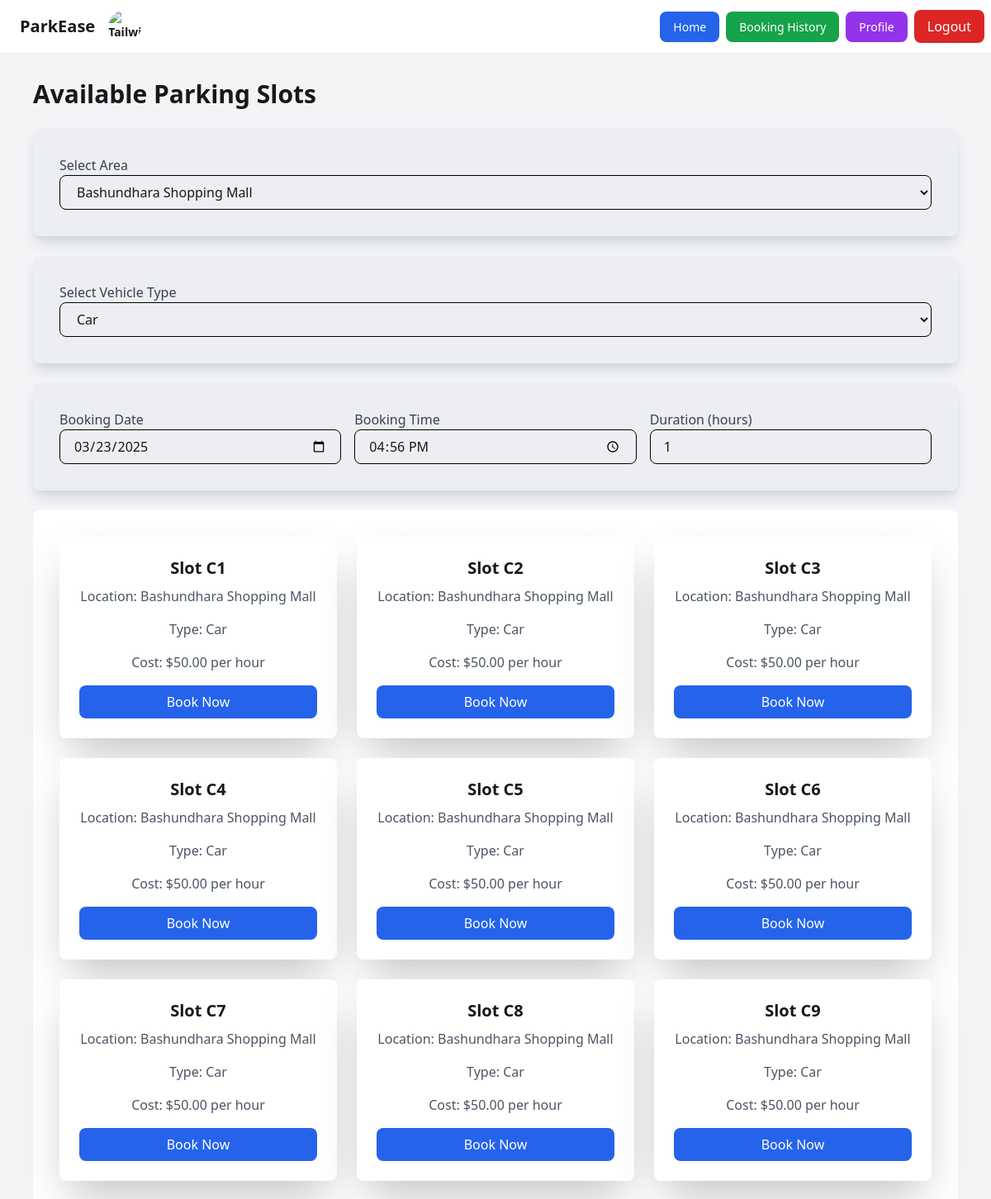
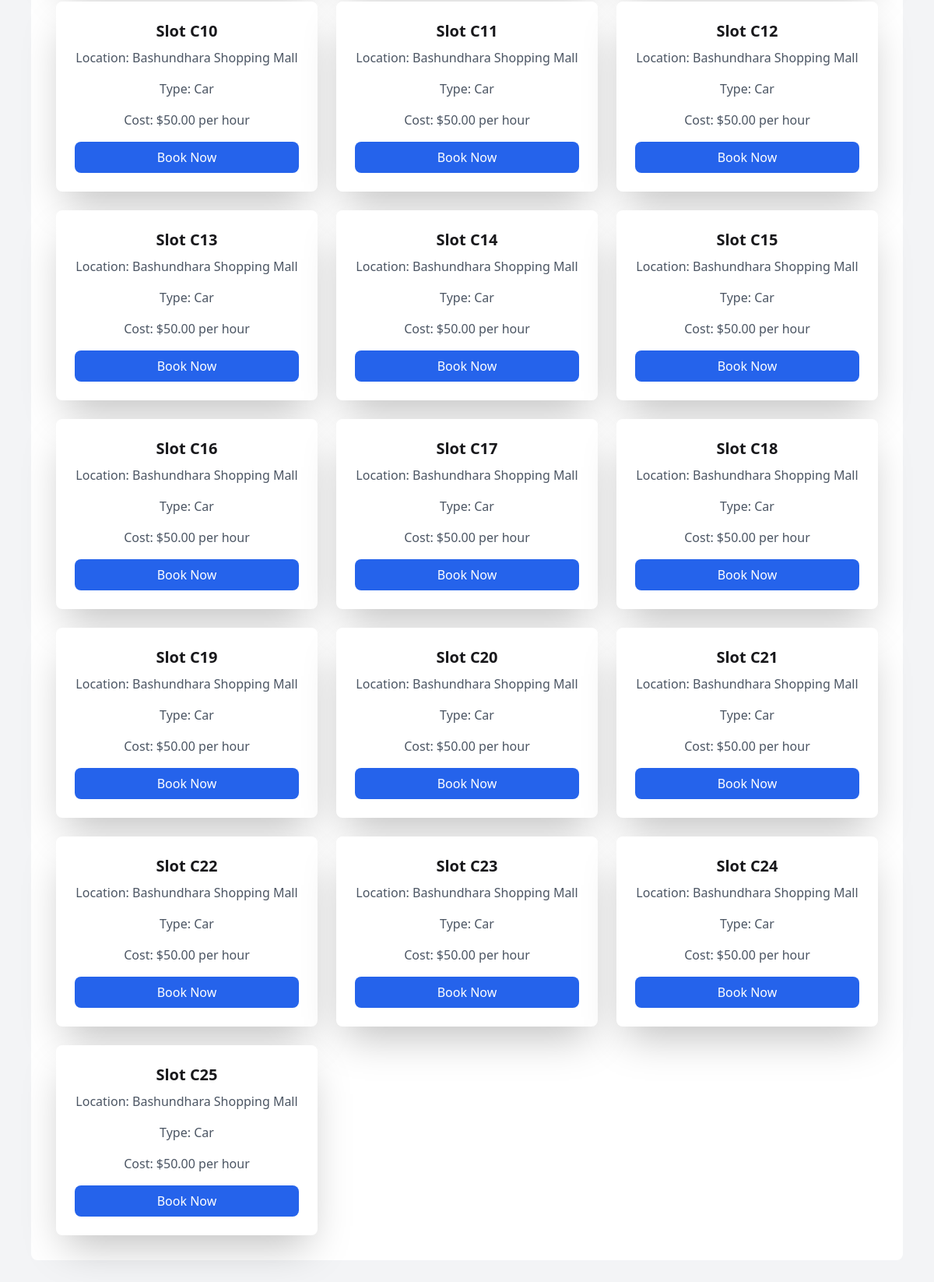
The page /index.php (signed in) on the database its author committed (2 pictures, top to bottom).
### tables this page shows
CREATE TABLE `parking_slots` (
  `id` int(11) NOT NULL,
  `slot_number` varchar(10) NOT NULL,
  `location` varchar(100) NOT NULL,
  `is_available` tinyint(1) DEFAULT 1,
  `vehicle_type` enum('bike','car') NOT NULL,
  `cost_per_hour` decimal(10,2) NOT NULL
);

### index.php (the view, shortened to what this page needs)
<?php
require 'database/db.php';
$selected_area = isset($_GET['area']) ? $_GET['area'] : 'Bashundhara Shopping Mall';
$selected_date = isset($_GET['date']) ? $_GET['date'] : date('Y-m-d');
$selected_time = isset($_GET['time']) ? $_GET['time'] : date('H:i');
$selected_duration = isset($_GET['duration']) ? $_GET['duration'] : 1;
$selected_vehicle_type = isset($_GET['vehicle_type']) ? $_GET['vehicle_type'] : 'car';
$end_time = date('H:i', strtotime("+$selected_duration hours", strtotime($selected_time)));
$slots = [];
$query = "SELECT * FROM parking_slots
          WHERE location = '$selected_area'
          AND vehicle_type = '$selected_vehicle_type'
          AND id NOT IN (
              SELECT slot_id FROM bookings
              WHERE booking_date = '$selected_date'
              AND (
                  ('$selected_time' < end_time AND '$end_time' > booking_time)
              )
          )";
$result = $conn->query($query);
if ($result->num_rows > 0) {
    while ($row = $result->fetch_assoc()) {
        $slots[] = $row;
    }
} else {
    echo "No available slots found in $selected_area for the selected date, time, and vehicle type.";
}
?>
<!DOCTYPE html>
<html lang="en">
<head>
    <script src="https://cdn.tailwindcss.com"></script>
    <link href="https://cdn.jsdelivr.net/npm/daisyui@5" rel="stylesheet" type="text/css" />
    <script src="https://cdn.jsdelivr.net/npm/@tailwindcss/browser@4"></script>
    <link rel="stylesheet" href="https://cdnjs.cloudflare.com/ajax/libs/font-awesome/6.0.0/css/all.min.css">
</head>
<body class="bg-gray-100 relative">
    <div class="navbar bg-base-100 shadow-sm sticky top-0 z-50" >
        <div class="navbar-start">
            <a class="btn btn-ghost text-xl">ParkEase</a>
            <div class="dropdown dropdown-end">
                <div tabindex="0" class="btn btn-ghost btn-circle avatar">
                    <div class="w-10 rounded-full relative group">
                        <img alt="Tailwind CSS Navbar component"
                            src="https://img.daisyui.com/images/stock/photo-1534528741775-53994a69daeb.webp"
                            title="<?php echo $_SESSION['email']; ?>" class="w-full h-full rounded-full" />
                    </div>
                </div>
            </div>
        </div>
        <div class="navbar-end">
            <div class="navbar-center hidden lg:flex">
                <ul class="menu menu-horizontal">
                    <li><a href="index.php"
                            class="bg-blue-600 text-white px-4 py-2 mr-2 rounded-lg hover:bg-blue-700">Home</a></li>
                    <li><a href="booking_slot.php"
                            class="bg-green-600 text-white px-4 py-2 mr-2 rounded-lg hover:bg-green-700">Booking History</a>
                    </li>
                    <li><a href="profile.php"
                            class="bg-purple-600 text-white px-4 py-2 mr-2 rounded-lg hover:bg-purple-700">Profile</a>
                    </li>
                </ul>
            </div>
            <a href="logout.php" class="bg-red-600 text-white px-4 py-2 rounded-lg hover:bg-red-700">Logout</a>
        </div>
    </div>
    <div class="max-w-6xl mx-auto px-4 py-8">
        <h2 class="text-3xl font-bold mb-6">Available Parking Slots</h2>
        <div class="mb-6 backdrop-blur-sm bg-gray-200/50 p-8 rounded-lg shadow-lg shadow-gray-300 ">
            <label class="block text-gray-700">Select Area</label>
            <select id="area-select"
                class="w-full px-4 py-2 border rounded-lg focus:outline-none focus:ring-2 focus:ring-blue-500 border-black focus:border-none">
                <option value="Bashundhara Shopping Mall">Bashundhara Shopping Mall</option>
            </select>
        </div>
        <div class="mb-6 backdrop-blur-sm bg-gray-200/50 p-8 rounded-lg shadow-lg shadow-gray-300 ">
            <label class="block text-gray-700">Select Vehicle Type</label>
            <select id="vehicle-type-select"
                class="w-full px-4 py-2 border rounded-lg focus:outline-none focus:ring-2 focus:ring-blue-500 border-black focus:border-none">
                <option value="car">Car</option>
            </select>
        </div>
        <div class="mb-6 grid grid-cols-1 md:grid-cols-3 gap-4 backdrop-blur-sm bg-gray-200/50 p-8 rounded-lg shadow-lg shadow-gray-300 ">
            <div>
                <label class="block text-gray-700">Booking Date</label>
                <input type="date" id="date-select" value="<?php echo $selected_date; ?>"
                    class="w-full px-4 py-2 border rounded-lg focus:outline-none focus:ring-2 focus:ring-blue-500 border-black focus:border-none">
            </div>
            <div>
                <label class="block text-gray-700">Booking Time</label>
                <input type="time" id="time-select" value="<?php echo $selected_time; ?>"
                    class="w-full px-4 py-2 border rounded-lg focus:outline-none focus:ring-2 focus:ring-blue-500 border-black focus:border-none">
            </div>
            <div>
                <label class="block text-gray-700">Duration (hours)</label>
                <input type="number" id="duration-select" value="<?php echo $selected_duration; ?>"
                    class="w-full px-4 py-2 border rounded-lg focus:outline-none focus:ring-2 focus:ring-blue-500 border-black focus:border-none">
            </div>
        </div>
        <div id="slot-list" class="grid grid-cols-1 md:grid-cols-3 gap-6 backdrop-blur-sm bg-white p-8 rounded-lg">
            <?php if (empty($slots)): ?>
                <p class="text-gray-600">No parking slots available at the moment.</p>
            <?php else: ?>
                <?php foreach ($slots as $slot): ?>
                    <div class=" p-6 rounded-lg text-center shadow-2xl backdrop-blur-md bg-white hover:scale-105 transition-all ease-in-out duration-1000 ">
                        <h3 class="text-xl font-bold mb-2">Slot <?php echo $slot['slot_number']; ?></h3>
                        <p class="text-gray-600 mb-4">Location: <?php echo $slot['location']; ?></p>
                        <p class="text-gray-600 mb-4">Type: <?php echo ucfirst($slot['vehicle_type']); ?></p>
                        <p class="text-gray-600 mb-4">Cost: $<?php echo $slot['cost_per_hour']; ?> per hour</p>
                        <button onclick="bookSlot(<?php echo $slot['id']; ?>, <?php echo $slot['cost_per_hour']; ?>)"
                            class="w-full bg-blue-600 text-white py-2 px-4 rounded-lg hover:bg-blue-700">
                            Book Now
                        </button>
                    </div>
                <?php endforeach; ?>
            <?php endif; ?>
        </div>
    </div>
</body>
</html>

### rows shown on the page
parking_slots: slot_number "C1", location "Bashundhara Shopping Mall", vehicle_type "Car", cost_per_hour "50.00"
parking_slots: slot_number "C2", location "Bashundhara Shopping Mall", vehicle_type "Car", cost_per_hour "50.00"
parking_slots: slot_number "C3", location "Bashundhara Shopping Mall", vehicle_type "Car", cost_per_hour "50.00"
parking_slots: slot_number "C4", location "Bashundhara Shopping Mall", vehicle_type "Car", cost_per_hour "50.00"
parking_slots: slot_number "C5", location "Bashundhara Shopping Mall", vehicle_type "Car", cost_per_hour "50.00"
parking_slots: slot_number "C6", location "Bashundhara Shopping Mall", vehicle_type "Car", cost_per_hour "50.00"
parking_slots: slot_number "C7", location "Bashundhara Shopping Mall", vehicle_type "Car", cost_per_hour "50.00"
parking_slots: slot_number "C8", location "Bashundhara Shopping Mall", vehicle_type "Car", cost_per_hour "50.00"
parking_slots: slot_number "C9", location "Bashundhara Shopping Mall", vehicle_type "Car", cost_per_hour "50.00"
parking_slots: slot_number "C10", location "Bashundhara Shopping Mall", vehicle_type "Car", cost_per_hour "50.00"
parking_slots: slot_number "C11", location "Bashundhara Shopping Mall", vehicle_type "Car", cost_per_hour "50.00"
parking_slots: slot_number "C12", location "Bashundhara Shopping Mall", vehicle_type "Car", cost_per_hour "50.00"
parking_slots: slot_number "C13", location "Bashundhara Shopping Mall", vehicle_type "Car", cost_per_hour "50.00"
parking_slots: slot_number "C14", location "Bashundhara Shopping Mall", vehicle_type "Car", cost_per_hour "50.00"
parking_slots: slot_number "C15", location "Bashundhara Shopping Mall", vehicle_type "Car", cost_per_hour "50.00"
parking_slots: slot_number "C16", location "Bashundhara Shopping Mall", vehicle_type "Car", cost_per_hour "50.00"
parking_slots: slot_number "C17", location "Bashundhara Shopping Mall", vehicle_type "Car", cost_per_hour "50.00"
parking_slots: slot_number "C18", location "Bashundhara Shopping Mall", vehicle_type "Car", cost_per_hour "50.00"
parking_slots: slot_number "C19", location "Bashundhara Shopping Mall", vehicle_type "Car", cost_per_hour "50.00"
parking_slots: slot_number "C20", location "Bashundhara Shopping Mall", vehicle_type "Car", cost_per_hour "50.00"
parking_slots: slot_number "C21", location "Bashundhara Shopping Mall", vehicle_type "Car", cost_per_hour "50.00"
parking_slots: slot_number "C22", location "Bashundhara Shopping Mall", vehicle_type "Car", cost_per_hour "50.00"
parking_slots: slot_number "C23", location "Bashundhara Shopping Mall", vehicle_type "Car", cost_per_hour "50.00"
parking_slots: slot_number "C24", location "Bashundhara Shopping Mall", vehicle_type "Car", cost_per_hour "50.00"
parking_slots: slot_number "C25", location "Bashundhara Shopping Mall", vehicle_type "Car", cost_per_hour "50.00"
